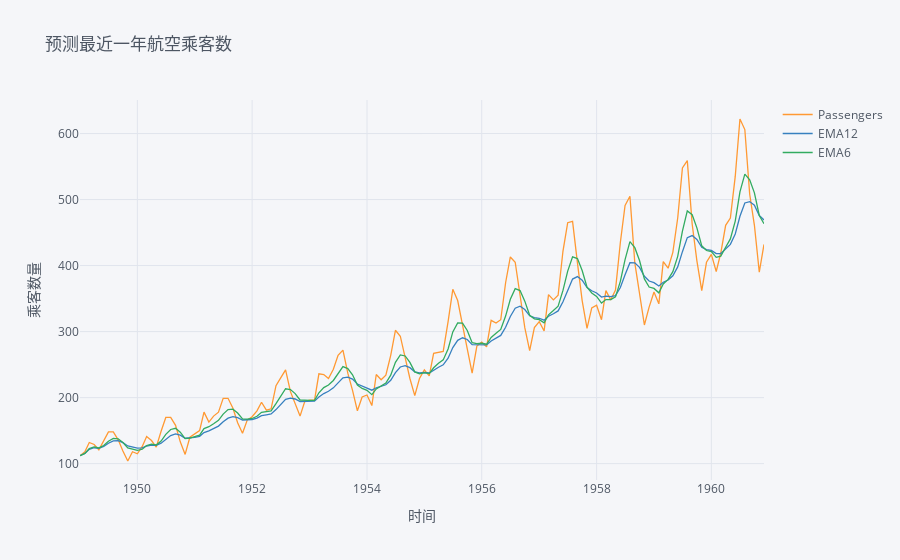

The notebook cell saved with this chart:
### Code cell
import cufflinks as cf
ewm_fig = data.iplot(asFigure = True, xTitle="时间",yTitle="乘客数量", title="预测最近一年航空乘客数")
ewm_fig.show('svg')

### Figure 1 — Plotly figure (JSON) as saved in the notebook; plotly's stock layout.template omitted (floating-point values rounded to 4 significant figures; data arrays with more than 128 entries replaced by an {"elided": "..."} marker saying what was removed)
{"data": [{"line": {"color": "rgba(255, 153, 51, 1.0)", "dash": "solid", "shape": "linear", "width": 1.3}, "mode": "lines", "name": "Passengers", "text": "", "type": "scatter", "x": {"elided": "144 str values"}, "y": {"elided": "144 int values"}}, {"line": {"color": "rgba(55, 128, 191, 1.0)", "dash": "solid", "shape": "linear", "width": 1.3}, "mode": "lines", "name": "EMA12", "text": "", "type": "scatter", "x": {"elided": "144 str values"}, "y": {"elided": "144 float values"}}, {"line": {"color": "rgba(50, 171, 96, 1.0)", "dash": "solid", "shape": "linear", "width": 1.3}, "mode": "lines", "name": "EMA6", "text": "", "type": "scatter", "x": {"elided": "144 str values"}, "y": {"elided": "144 float values"}}], "layout": {"legend": {"bgcolor": "#F5F6F9", "font": {"color": "#4D5663"}}, "paper_bgcolor": "#F5F6F9", "plot_bgcolor": "#F5F6F9", "title": {"font": {"color": "#4D5663"}, "text": "预测最近一年航空乘客数"}, "xaxis": {"gridcolor": "#E1E5ED", "showgrid": true, "tickfont": {"color": "#4D5663"}, "title": {"font": {"color": "#4D5663"}, "text": "时间"}, "zerolinecolor": "#E1E5ED"}, "yaxis": {"gridcolor": "#E1E5ED", "showgrid": true, "tickfont": {"color": "#4D5663"}, "title": {"font": {"color": "#4D5663"}, "text": "乘客数量"}, "zerolinecolor": "#E1E5ED"}}}
